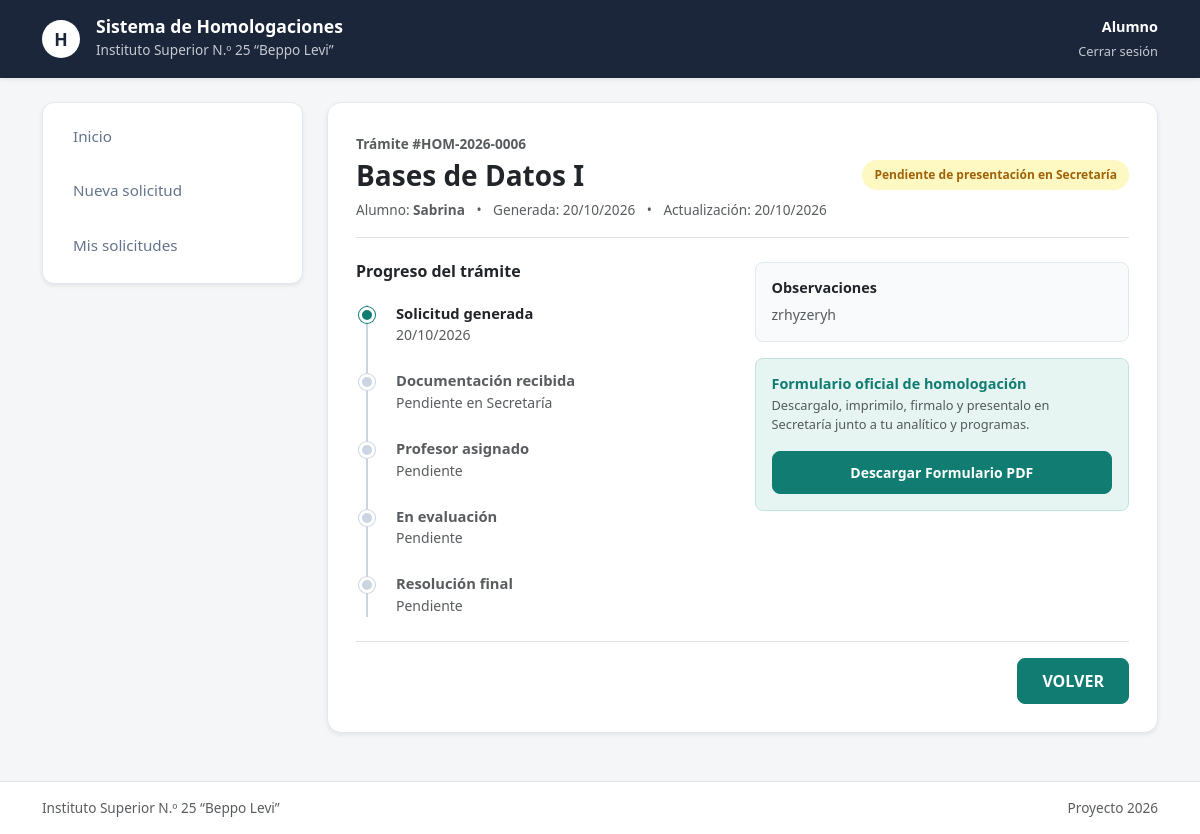
The app's page /solicitud/6/ (signed in), older data.
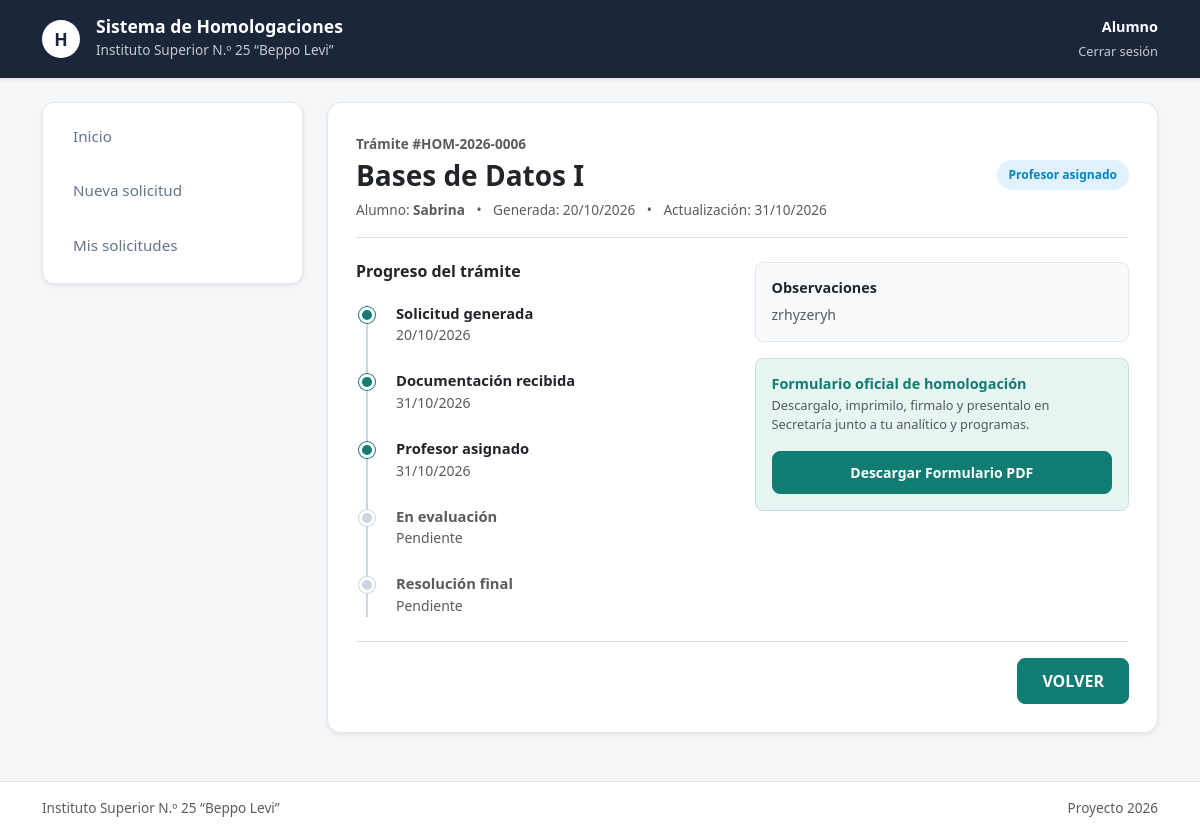
The same page, newer data.
### app1/models.py (models this page shows, shortened)
class PerfilUsuario(models.Model):
    ROLES = [
        ('ALUMNO', 'Alumno'),
        ('SECRETARIA', 'Secretaría'),
        ('JEFE_CARRERA', 'Jefe de Carrera'),
        ('PROFESOR', 'Profesor'),
    ]
    user = models.OneToOneField(User, on_delete=models.CASCADE, null=True, blank=True, related_name="perfil")
    nombre_apellido = models.CharField(max_length=150, verbose_name="Nombre y Apellido")
    dni = models.CharField(max_length=15, unique=True, verbose_name="DNI")
    fecha_nacimiento = models.DateField(null=True, blank=True, verbose_name="Fecha de Nacimiento")
    rol = models.CharField(max_length=20, choices=ROLES, default='ALUMNO', verbose_name="Rol")
    carrera = models.ForeignKey(Carrera, on_delete=models.SET_NULL, null=True, blank=True, verbose_name="Carrera")
    cuenta_activada = models.BooleanField(default=False, verbose_name="¿Cuenta Activada?")
    codigo_verificacion = models.CharField(max_length=6, blank=True, null=True, verbose_name="Código de 6 dígitos")

class SolicitudHomologacion(models.Model):
    ESTADOS = [
        ('PENDIENTE_PRESENTACION', 'Pendiente de presentación en Secretaría'),
        ('DOCUMENTACION_RECIBIDA', 'Documentación recibida'),
        ('PROFESOR_ASIGNADO', 'Profesor asignado'),
        ('EN_EVALUACION', 'En evaluación'),
        ('EVALUACION_FINALIZADA', 'Evaluación finalizada'),
        ('CORRECCION_SOLICITADA', 'Corrección solicitada'),
        ('DICTAMEN_APROBADO', 'Dictamen aprobado'),
        ('HOMOLOGACION_APROBADA', 'Homologación aprobada'),
        ('HOMOLOGACION_RECHAZADA', 'Homologación rechazada'),
    ]
    numero_tramite = models.CharField(max_length=30, unique=True, verbose_name="Número de Trámite")
    alumno = models.ForeignKey(PerfilUsuario, on_delete=models.CASCADE, limit_choices_to={'rol': 'ALUMNO'}, related_name="solicitudes")
    institucion_origen = models.CharField(max_length=200, verbose_name="Institución de Origen")
    carrera_origen = models.CharField(max_length=200, verbose_name="Carrera de Origen")
    analitico_pdf = models.FileField(upload_to="analiticos/", null=True, blank=True, verbose_name="Certificado Analítico")
    programa_origen_pdf = models.FileField(upload_to="programas_origen/", null=True, blank=True, verbose_name="Programa de la Materia de Origen")
    observaciones_alumno = models.TextField(blank=True, null=True, verbose_name="Observaciones del Alumno")
    estado = models.CharField(max_length=30, choices=ESTADOS, default='PENDIENTE_PRESENTACION', verbose_name="Estado de la Solicitud")
    fecha_creacion = models.DateTimeField(auto_now_add=True, verbose_name="Fecha de Creación")
    fecha_actualizacion = models.DateTimeField(auto_now=True, verbose_name="Última Actualización")

class MateriaSolicitada(models.Model):
    RESULTADOS = [
        ('PENDIENTE', 'Pendiente'),
        ('APROBADA', 'Aprobada'),
        ('RECHAZADA', 'Rechazada'),
    ]
    solicitud = models.ForeignKey(SolicitudHomologacion, on_delete=models.CASCADE, related_name="materias_solicitadas")
    materia = models.ForeignKey(Materia, on_delete=models.CASCADE, verbose_name="Materia Institucional a Homologar")
    profesor_evaluador = models.ForeignKey(PerfilUsuario, on_delete=models.SET_NULL, null=True, blank=True, limit_choices_to={'rol': 'PROFESOR'}, related_name="evaluaciones_asignadas")
    programa_institucional = models.ForeignKey(ProgramaAcademico, on_delete=models.SET_NULL, null=True, blank=True)
    resultado_dictamen = models.CharField(max_length=20, choices=RESULTADOS, default='PENDIENTE', verbose_name="Resultado Dictamen")
    fundamentacion_profesor = models.TextField(blank=True, null=True, verbose_name="Fundamentación del Profesor")
    observaciones_jefe_carrera = models.TextField(blank=True, null=True, verbose_name="Observaciones Jefe de Carrera")

class Materia(models.Model):
    carrera = models.ForeignKey(Carrera, on_delete=models.CASCADE, related_name="materias")
    nombre = models.CharField(max_length=150, verbose_name="Nombre de la Materia")
    año = models.CharField(max_length=20, blank=True, null=True, verbose_name="Año / Nivel")

### app1/views.py (the view)
# urls.py: path('solicitud/<int:solicitud_id>/', views.detalle_solicitud, name='detalle_solicitud'),
@login_required(login_url='index')
def detalle_solicitud(request, solicitud_id):
    if request.user.perfil.rol == 'ALUMNO':
        solicitud = get_object_or_404(SolicitudHomologacion, id=solicitud_id, alumno=request.user.perfil)
    else:
        solicitud = get_object_or_404(SolicitudHomologacion, id=solicitud_id)
    return render(request, 'app1/detalle_solicitud.html', {'solicitud': solicitud})

### app1/templates/app1/detalle_solicitud.html (shortened to what this page needs)
{% extends 'app1/base.html' %}
{% load static %}
{% block usuario_header %}
    <div class="text-end">
        <span class="d-block fw-bold text-white" style="font-size: 0.9rem;">
            {{ request.user.perfil.get_rol_display }}
        </span>
        <a href="{% url 'cerrar_sesion' %}" class="text-white text-opacity-75 text-decoration-none" style="font-size: 0.8rem;">
            Cerrar sesión
        </a>
    </div>
{% endblock usuario_header %}
{% block contenido %}
<div class="row g-4">
    <div class="col-12 col-lg-3">
        <div class="sidebar-nav shadow-sm d-flex flex-row flex-lg-column gap-2 overflow-auto">
            {% if request.user.perfil.rol == 'ALUMNO' %}
                <a href="{% url 'panel_alumno' %}" class="sidebar-link">Inicio</a>
                <a href="{% url 'nueva_solicitud' %}" class="sidebar-link">Nueva solicitud</a>
                <a href="{% url 'mis_solicitudes' %}" class="sidebar-link">Mis solicitudes</a>
               {% elif request.user.perfil.rol == 'JEFE_CARRERA' %}
                <a href="{% url 'jefe_pendientes' %}" class="sidebar-link">Pendientes</a>
                <a href="{% url 'jefe_dictamenes' %}" class="sidebar-link">Revisar dictámenes</a>
                <a href="{% url 'jefe_historial' %}" class="sidebar-link active">Historial</a>
            {% endif %}
        </div>
    </div>
    <div class="col-12 col-lg-9">
        <div class="card-homolotec shadow-sm text-start">
            <div class="border-bottom pb-3 mb-4">
                <span class="text-muted fw-bold" style="font-size: 0.85rem;">Trámite #{{ solicitud.numero_tramite }}</span>
                <div class="d-flex justify-content-between align-items-center mt-1">
                    <h3 class="fw-bold text-dark mb-0">
                        {{ solicitud.materias_solicitadas.first.materia.nombre|default:"Solicitud de Homologación" }}
                    </h3>
                    <span class="badge-estado
                        {% if solicitud.estado == 'HOMOLOGACION_APROBADA' or solicitud.estado == 'DICTAMEN_APROBADO' %}badge-aprobada
                        {% elif solicitud.estado == 'HOMOLOGACION_RECHAZADA' %}badge-rechazada
                        {% elif solicitud.estado == 'DOCUMENTACION_RECIBIDA' or solicitud.estado == 'PROFESOR_ASIGNADO' %}badge-recibida
                        {% elif solicitud.estado == 'EN_EVALUACION' %}badge-en-evaluacion
                        {% else %}badge-pendiente{% endif %}">
                        {{ solicitud.get_estado_display }}
                    </span>
                </div>
                <div class="text-muted mt-2" style="font-size: 0.85rem;">
                    <span>Alumno: <strong>{{ solicitud.alumno.nombre_apellido }}</strong></span>
                    <span class="mx-2">•</span>
                    <span>Generada: {{ solicitud.fecha_creacion|date:"d/m/Y" }}</span>
                    <span class="mx-2">•</span>
                    <span>Actualización: {{ solicitud.fecha_actualizacion|date:"d/m/Y" }}</span>
                </div>
            </div>
            <div class="row g-4 mb-4">
                <div class="col-md-6">
                    <h6 class="fw-bold text-dark mb-4">Progreso del trámite</h6>
                    <div class="timeline">
                        <div class="timeline-item">
                            <div class="timeline-dot active"></div>
                            <h6 class="fw-bold mb-0 text-dark" style="font-size: 0.92rem;">Solicitud generada</h6>
                            <small class="text-muted">{{ solicitud.fecha_creacion|date:"d/m/Y" }}</small>
                        </div>
                        <div class="timeline-item">
                            <div class="timeline-dot {% if solicitud.estado != 'PENDIENTE_PRESENTACION' %}active{% endif %}"></div>
                            <h6 class="fw-bold mb-0 {% if solicitud.estado == 'PENDIENTE_PRESENTACION' %}text-muted{% else %}text-dark{% endif %}" style="font-size: 0.92rem;">
                                Documentación recibida
                            </h6>
                            <small class="text-muted">
                                {% if solicitud.estado != 'PENDIENTE_PRESENTACION' %}{{ solicitud.fecha_actualizacion|date:"d/m/Y" }}{% else %}Pendiente en Secretaría{% endif %}
                            </small>
                        </div>
                        <div class="timeline-item">
                            <div class="timeline-dot {% if solicitud.estado == 'PROFESOR_ASIGNADO' or solicitud.estado == 'EN_EVALUACION' or solicitud.estado == 'DICTAMEN_APROBADO' or solicitud.estado == 'HOMOLOGACION_APROBADA' or solicitud.estado == 'HOMOLOGACION_RECHAZADA' %}active{% endif %}"></div>
                            <h6 class="fw-bold mb-0 {% if solicitud.estado == 'PENDIENTE_PRESENTACION' or solicitud.estado == 'DOCUMENTACION_RECIBIDA' %}text-muted{% else %}text-dark{% endif %}" style="font-size: 0.92rem;">
                                Profesor asignado
                            </h6>
                            <small class="text-muted">
                                {% if solicitud.estado == 'PROFESOR_ASIGNADO' or solicitud.estado == 'EN_EVALUACION' or solicitud.estado == 'DICTAMEN_APROBADO' or solicitud.estado == 'HOMOLOGACION_APROBADA' or solicitud.estado == 'HOMOLOGACION_RECHAZADA' %}
                                    {{ solicitud.fecha_actualizacion|date:"d/m/Y" }}
                                {% else %}Pendiente{% endif %}
                            </small>
                        </div>
                        <div class="timeline-item">
                            <div class="timeline-dot "></div>
                            <h6 class="fw-bold mb-0 {% if solicitud.estado == 'EN_EVALUACION' or solicitud.estado == 'DICTAMEN_APROBADO' or solicitud.estado == 'HOMOLOGACION_APROBADA' or solicitud.estado == 'HOMOLOGACION_RECHAZADA' %}text-dark{% else %}text-muted{% endif %}" style="font-size: 0.92rem;">
                                En evaluación
                            </h6>
                            <small class="text-muted">
                                {% if solicitud.estado == 'EN_EVALUACION' or solicitud.estado == 'DICTAMEN_APROBADO' or solicitud.estado == 'HOMOLOGACION_APROBADA' or solicitud.estado == 'HOMOLOGACION_RECHAZADA' %}
                                    {{ solicitud.fecha_actualizacion|date:"d/m/Y" }}
                                {% else %}Pendiente{% endif %}
                            </small>
                        </div>
                        <div class="timeline-item">
                            <div class="timeline-dot {% if solicitud.estado == 'HOMOLOGACION_APROBADA' or solicitud.estado == 'HOMOLOGACION_RECHAZADA' %}active{% endif %}"></div>
                            <h6 class="fw-bold mb-0 {% if solicitud.estado == 'HOMOLOGACION_APROBADA' or solicitud.estado == 'HOMOLOGACION_RECHAZADA' %}text-dark{% else %}text-muted{% endif %}" style="font-size: 0.92rem;">
                                Resolución final
                            </h6>
                            <small class="{% if solicitud.estado == 'HOMOLOGACION_APROBADA' %}text-success fw-bold{% elif solicitud.estado == 'HOMOLOGACION_RECHAZADA' %}text-danger fw-bold{% else %}text-muted{% endif %}">
                                {% if solicitud.estado == 'HOMOLOGACION_APROBADA' %}Homologación aprobada
                                {% elif solicitud.estado == 'HOMOLOGACION_RECHAZADA' %}Homologación rechazada
                                {% else %}Pendiente{% endif %}
                            </small>
                        </div>
                    </div>
                </div>
                <div class="col-md-6">
                    <div class="p-3 mb-3 rounded-3" style="background-color: #f8fafc; border: 1px solid #e2e8f0;">
                        <h6 class="fw-bold text-dark mb-2" style="font-size: 0.9rem;">Observaciones</h6>
                        <p class="text-muted mb-0" style="font-size: 0.88rem; line-height: 1.5;">
                            {% if solicitud.observaciones_alumno %}
                                {{ solicitud.observaciones_alumno }}
                            {% else %}
                                Sin observaciones adicionales.
                            {% endif %}
                        </p>
                    </div>
                    {% if request.user.perfil.rol == 'ALUMNO' %}
                        <div class="p-3 rounded-3" style="background-color: #e6f4f2; border: 1px solid #bfe3de;">
                            <h6 class="fw-bold mb-1" style="color: #107c72; font-size: 0.9rem;">
                                Formulario oficial de homologación
                            </h6>
                            <p class="text-muted mb-3" style="font-size: 0.8rem;">
                                Descargalo, imprimilo, firmalo y presentalo en Secretaría junto a tu analítico y programas.
                            </p>
                            <a href="#" class="btn btn-sm btn-teal w-100">
                                Descargar Formulario PDF
                            </a>
                        </div>
                    {% endif %}
                </div>
            </div>
            <div class="d-flex justify-content-end pt-3 border-top">
                {% if request.user.perfil.rol == 'ALUMNO' %}
                    <a href="{% url 'panel_alumno' %}" class="btn btn-teal px-4">VOLVER</a>
                {% elif request.user.perfil.rol == 'SECRETARIA' %}
                    <a href="{% url 'secretaria_solicitudes' %}" class="btn btn-teal px-4">VOLVER</a>
                 {% elif request.user.perfil.rol == 'JEFE_CARRERA' %}
                    <a href="{% url 'jefe_historial' %}" class="btn btn-teal px-4">VOLVER</a>
                {% endif %}
            </div>
        </div>
    </div>
</div>
{% endblock contenido %}

### app1/templates/app1/base.html (shortened to what this page needs)
{% load static %}
<!DOCTYPE html>
<html lang="es" data-theme="light">
<head>
    <link href="https://cdn.jsdelivr.net/npm/bootstrap@5.3.3/dist/css/bootstrap.min.css" rel="stylesheet">
    <link rel="stylesheet" href="https://cdn.jsdelivr.net/npm/bootstrap-icons@1.11.3/font/bootstrap-icons.min.css">
    <link rel="stylesheet" href="{% static 'app1/css/style.css' %}">
</head>
<body class="d-flex flex-column min-vh-100">
    <header class="header-institucional py-3 mb-4 shadow-sm">
        <div class="container d-flex justify-content-between align-items-center">
            <div class="d-flex align-items-center">
                <div class="rounded-circle bg-white text-dark d-flex align-items-center justify-content-center me-3 fw-bold" style="width: 38px; height: 38px; font-size: 1.1rem; color: #1b263b !important;">
                    H
                </div>
                <div>
                    <h5 class="mb-0 fw-bold" style="font-size: 1.1rem;">Sistema de Homologaciones</h5>
                    <span class="opacity-75" style="font-size: 0.85rem;">Instituto Superior N.º 25 “Beppo Levi”</span>
                </div>
            </div>
            <div class="text-end">
                {% block usuario_header %}{% endblock usuario_header %}
            </div>
        </div>
    </header>
    <main class="container flex-fill mb-5">
        {% block contenido %}{% endblock contenido %}
    </main>
    <footer class="bg-white border-top py-3 text-center text-muted mt-auto" style="font-size: 0.85rem;">
        <div class="container d-flex justify-content-between align-items-center">
            <span>Instituto Superior N.º 25 “Beppo Levi”</span>
            <span>Proyecto 2026</span>
        </div>
    </footer>
</body>
</html>

Row changes from the older to the newer data that the page shows:
changed SolicitudHomologacion "zrhyzeryh": estado "Pendiente de presentación en Secretaría" → "Profesor asignado"; fecha_actualizacion "20/10/2026" → "31/10/2026"; fecha_actualizacion (not shown) → "31/10/2026"
Text that changed along with them:
text no longer shown: "Pendiente en Secretaría Pendiente"
